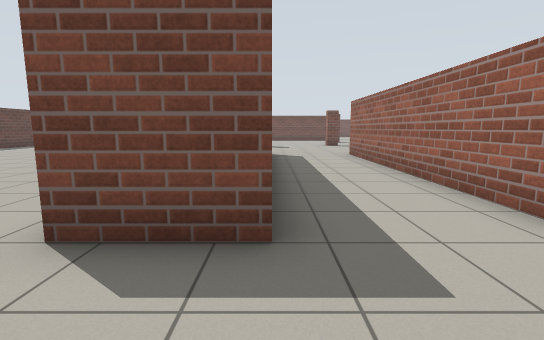
view 1 (above)

17 first-person views from a walk through a world built for the Gazebo simulator. The camera is 1 m above the floor, tilts 8° down and sees 85° across. The floor is counted in squares, 1 m on a side. Each view is taken from the middle of a square. On the plan, view 1 faces up. The plan holds only what a view shows up to about 12 squares ahead; the rest is blank.

view 2
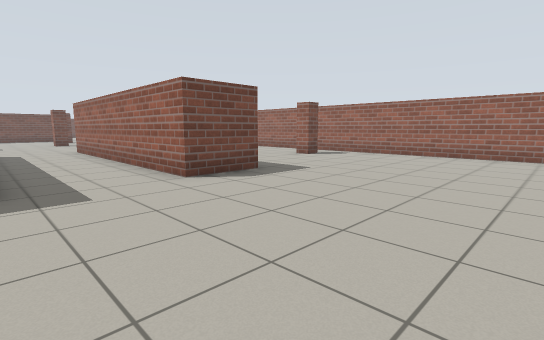

view 3
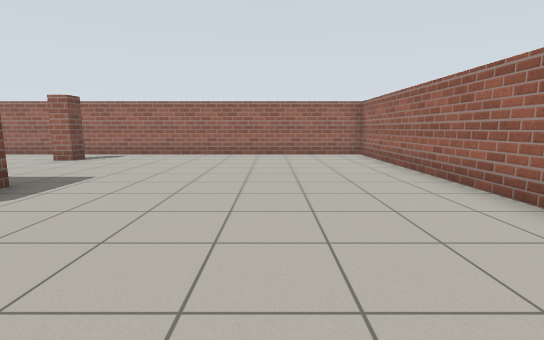

view 4
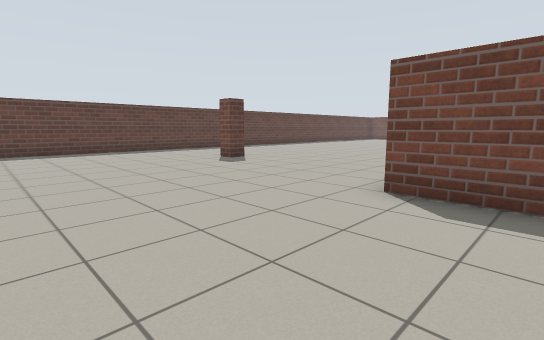

view 5
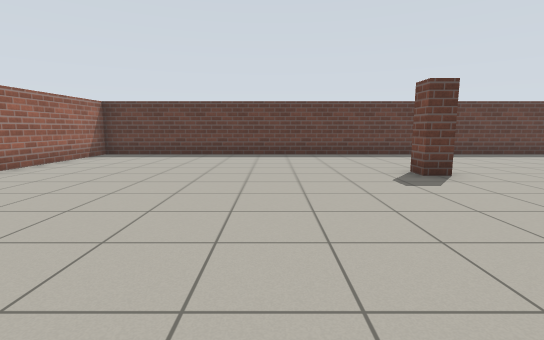

view 6
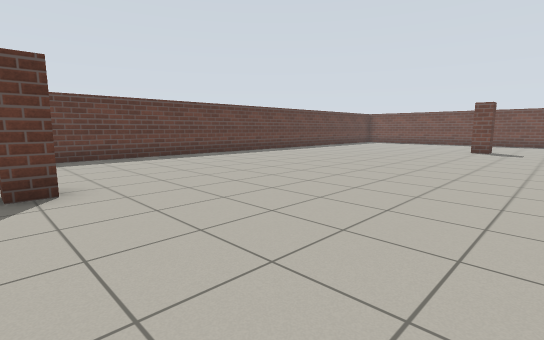

view 7
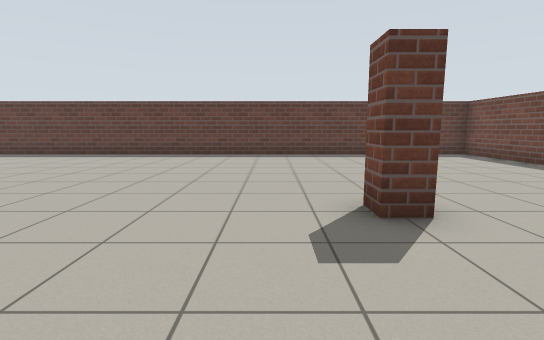

view 8
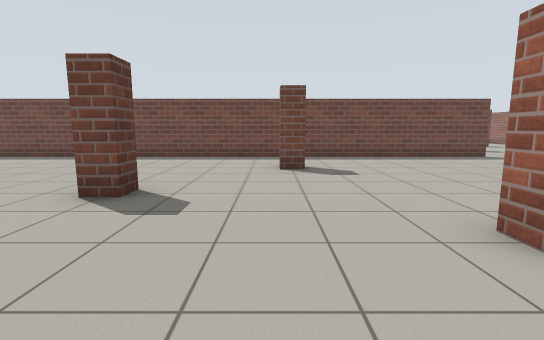

view 9
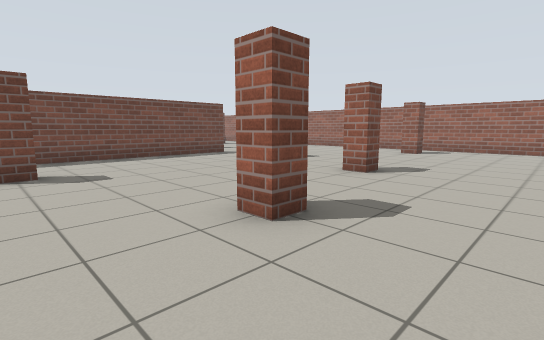

view 10
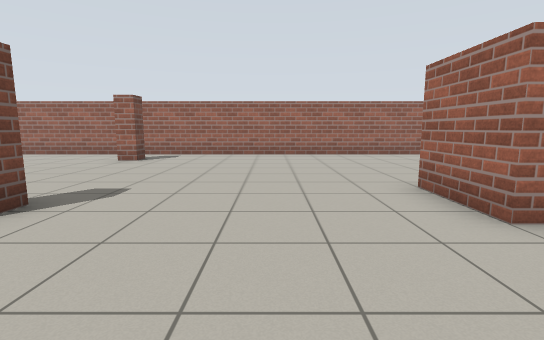

view 11
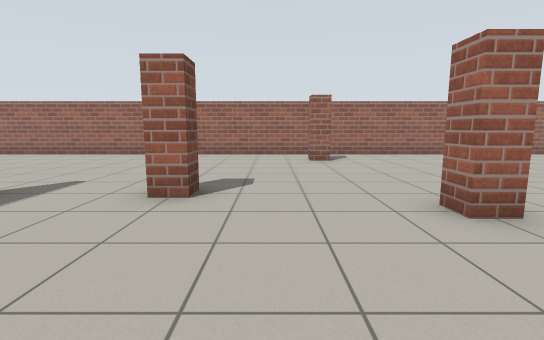

view 12
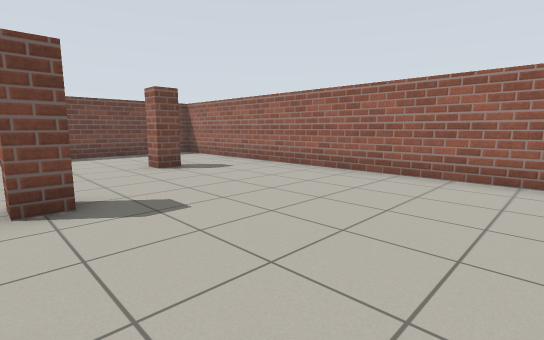

view 13
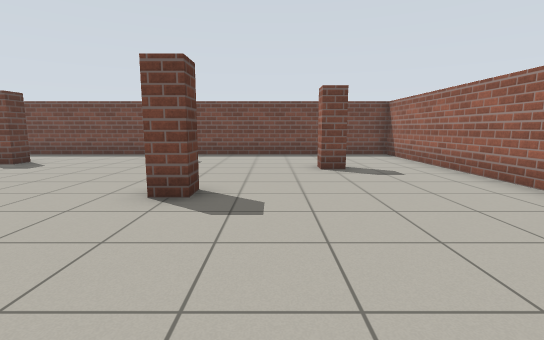

view 14
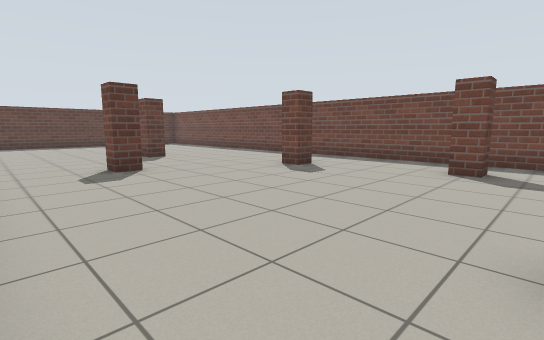

view 15
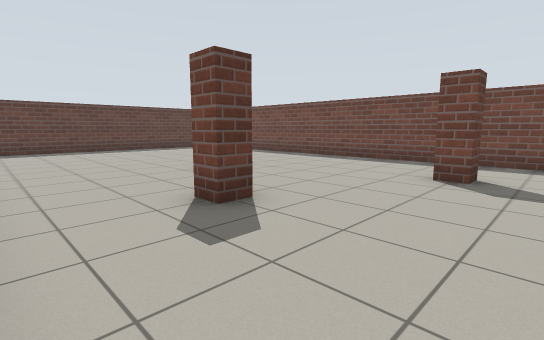

view 16
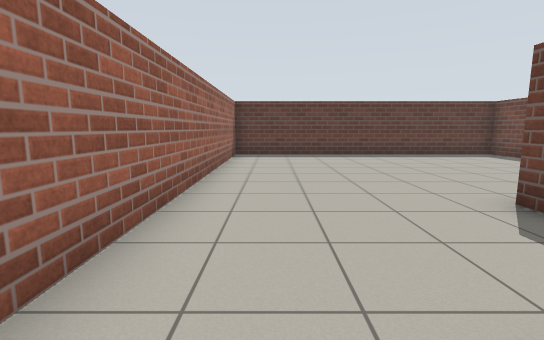

view 17
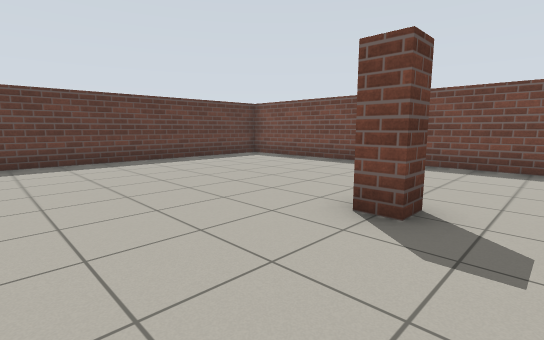

### Floor plan
Points are (right, up) in squares from view 1. A wall is a line through its corners. A room is listed if a view was taken in it or the views show most of it. See-through windows are left out.
Room 1 (views 1, 2, 3, 4, 5, 6, 7, 8, 9, 10, 11, 12, 13, 14, 15, 16, 17)
walls: (-0.1, 16.2) (-0.8, 16.2) (-0.8, 16.9); (3.9, 17.2) (3.2, 17.2) (3.2, 17.8) (3.9, 17.8); (-5.2, 18.9) (-5.2, 18.2) (-5.9, 18.2); (-2.1, 21.2) (-2.9, 21.2); (4.9, 21.2) (4.2, 21.2) (4.2, 21.9); (4.6, 24.4) (-7.9, 24.4); (9.9, 18.2) (9.2, 18.2) (9.2, 18.8) (9.9, 18.8); (-8.2, 4.9) (-8.2, 4.2) (-8.9, 4.2); (0, 2.5) (-2, 2.5); (-9.9, 24.4) (-13.5, 24.4); (-2.2, 27.9) (-2.2, 27.2) (-2.9, 27.2); (-13.4, 20.6) (-13.4, -5.4) (-8.9, -5.4); (5, 2.5) (3, 2.5) (3, 11.5) (5, 11.5); (5.8, 27.9) (5.8, 27.2) (5.2, 27.2); (9.9, 4.2) (9.2, 4.2) (9.2, 4.9); (-5.2, 29.9) (-5.2, 29.2) (-5.9, 29.2); (-13.5, 24.6) (-3.4, 24.6); (-0.2, 31.9) (-0.2, 31.2) (-0.9, 31.2); (8.9, 30.2) (8.2, 30.2) (8.2, 30.9); (3.8, 32.9) (3.8, 32.2) (3.1, 32.2); (-8.6, 34.4) (-13.4, 34.4) (-13.4, 23.4); (3.6, -5.4) (11.4, -5.4) (11.4, 34.4) (-6.9, 34.4)
low walls: (5.2, 27.2) (5.2, 27.9)

Where each view was taken, in squares from view 1:
view 1: 0 up, 0 right, facing up
view 2: 3 down, 0 right, facing up-right
view 3: 2 down, 0 right, facing right
view 4: 2 down, 0 right, facing up-left
view 5: 1 up, 2 left, facing left
view 6: 4 up, 3 left, facing up-left
view 7: 17 up, 2 left, facing left
view 8: 14 up, 3 left, facing up
view 9: 14 up, 3 left, facing up-right
view 10: 14 up, 0 right, facing right
view 11: 20 up, 0 right, facing right
view 12: 23 up, 5 right, facing up-right
view 13: 23 up, 7 right, facing up
view 14: 25 up, 5 right, facing up-left
view 15: 25 up, 1 right, facing up-left
view 16: 26 up, 2 left, facing left
view 17: 26 up, 4 left, facing up-left
